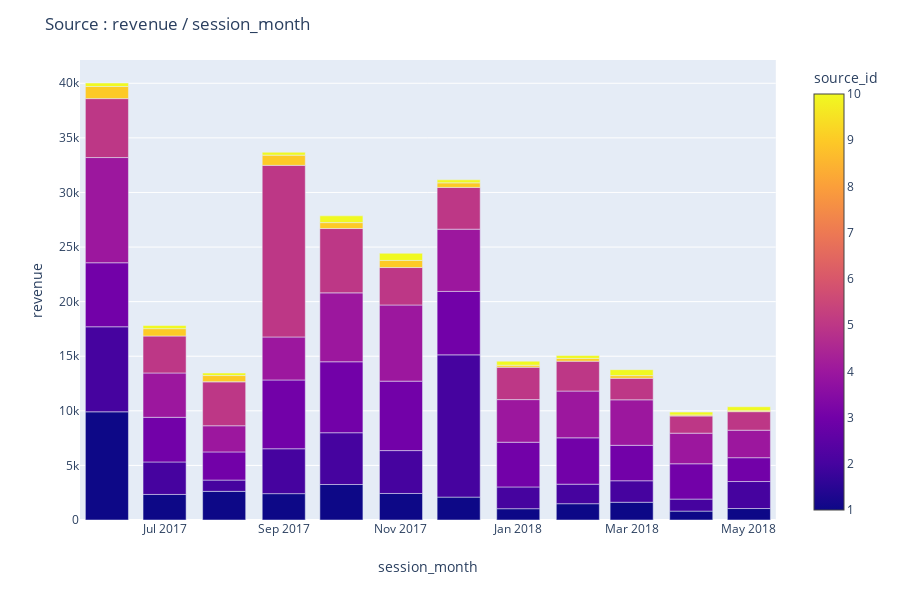

Notebook code cell kept with this figure:
### Markdown cell above
## Сколько потрачено по времени / источникам

### Code cell
fig = px.bar(
    o4.groupby(['source_id','session_month'])['revenue'].sum().reset_index(),
    x='session_month', y='revenue',color='source_id')
fig.update_layout(title_text= 'Source : revenue / session_month')
fig.show()
